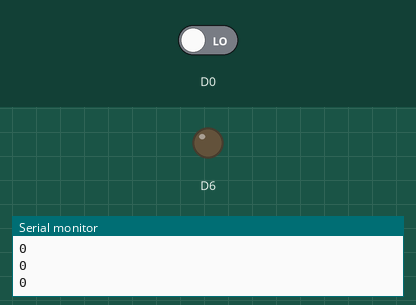
This sketch was run on a simulated ESP8266 (NodeMCU). Shown: output pins drawn as LEDs (lit = HIGH), the last lines printed to the serial monitor. Dashed ring = blinking. The test bench sets the inputs (shaded band); at power-on: D0 LOW.

Above: at 1.2 s.
1.3 s: D0 driven HIGH
At 1.91 s:
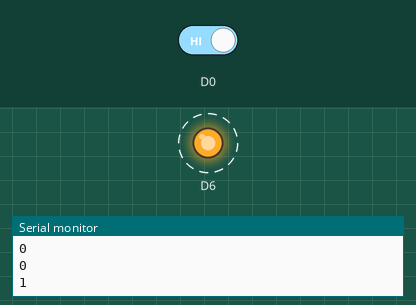
4.3 s: D0 driven LOW
At 6.0 s:
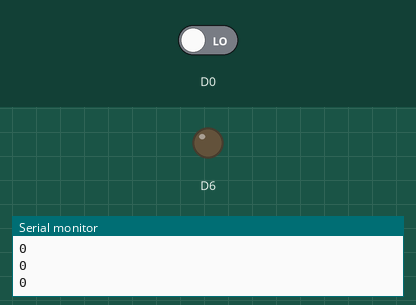
Timing chart, 0 to 7.5 s (numbered marks = the images above; inputs shaded):
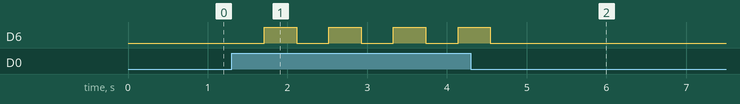

Measured:
- after the input at 1.3 s, D6: alternates HIGH for 0.41 s and LOW for 0.41 s, starting after 0.41 s
- after the input at 4.3 s, D6: goes on until 4.5 s, then stays LOW

The sketch:

node_touch.ino
```cpp
bool state = false;

void setup() {
  Serial.begin(9600);
  // put your setup code here, to run once:
  pinMode(D0,INPUT);
  pinMode(D6,OUTPUT);

}

void loop() {
  // put your main code here, to run repeatedly:

  int sum = 0;
  for(int i=0; i<100; i++) {
    sum += digitalRead(D0);
  }

  sum = sum/100;


  if(sum > 0){
      if(state)
        state = false;
      else
        state = true;
      delay(400);
      digitalWrite(D6, state);

  }

  Serial.println(sum);

}
```
